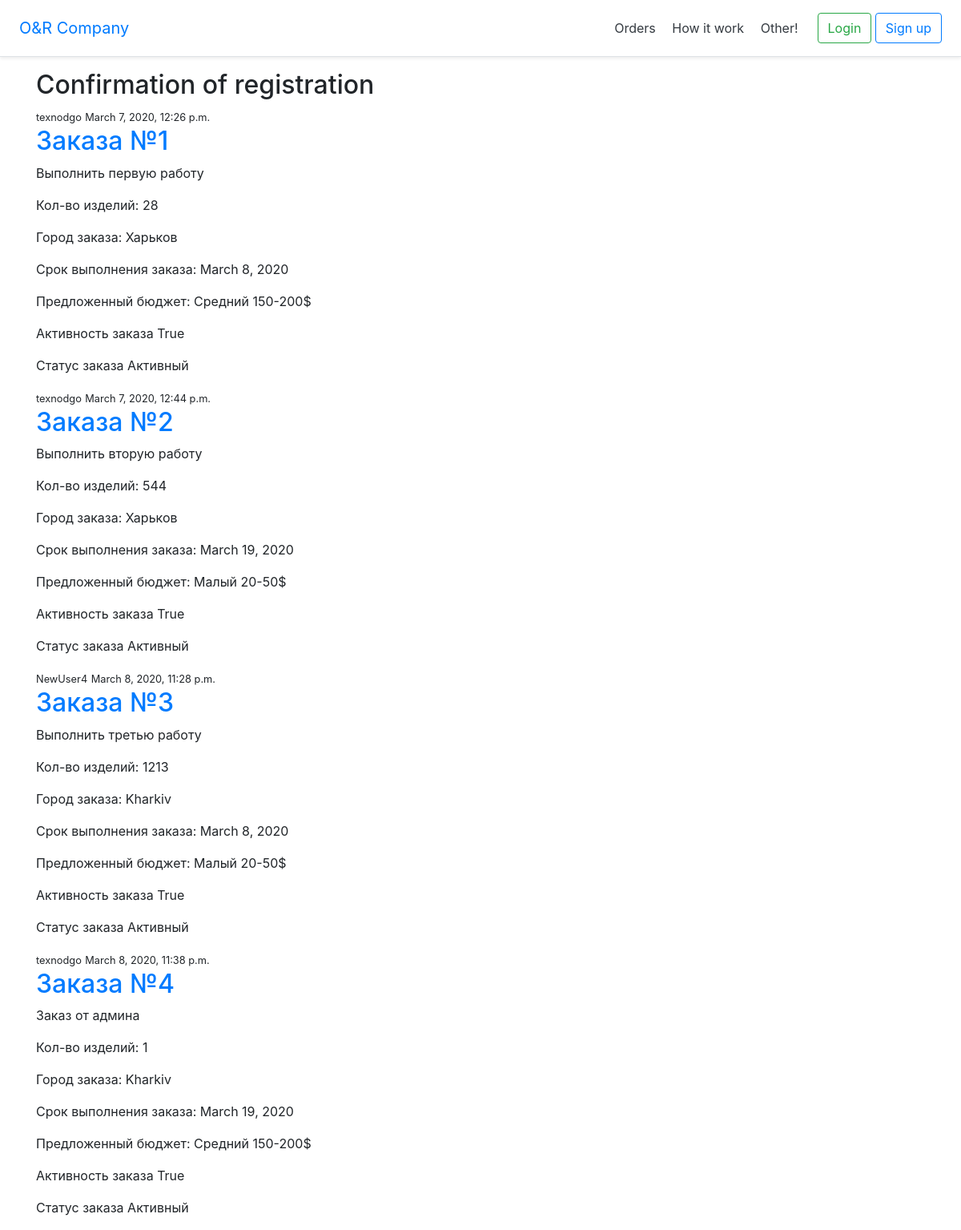
Screenshot of /orders/ with the database file from the repository.
### orders/models.py (models this page shows, shortened)
class Order(models.Model):
    author = models.ForeignKey(User, on_delete=models.PROTECT)  # Автор заказа. Автоматически
    date_create = models.DateTimeField(default=timezone.now)  # Время создания заказа. Автоматически
    title = models.CharField(max_length=100)  # Заголовок заказа
    description = models.TextField()  # Описание заказа
    amount = models.PositiveIntegerField()  # Кол-во изделий
    city = models.CharField(max_length=30)  # Грод заказа
    lead_time = models.DateField()  # Срок выполнения заказа
    proposed_budget = models.CharField(max_length=40)  # Предложеный бюджет
    activity = models.BooleanField()  # Активность заказа
    status = models.CharField(max_length=10)  # Статус заказ

### orders/views.py (the view)
# urls.py: path('orders/', orders_views.orders, name='orders'),
def orders(request):
    all_orders = Order.objects.all()
    context = {
        'all_orders': all_orders
    }
    return render(request, 'orders/all_orders.html', context)

### orders/templates/orders/all_orders.html (shortened to what this page needs)
{% extends "HomePage/base.html" %}
{% load i18n %}
{% block content %}
    <div class="container">
        <h2>{% trans "Confirmation of registration" %}</h2>
    </div>
    {% for order in all_orders %}
        <div class="container">
            <small>{{ order.author }}</small>
            <small>{{ order.date_create }}</small>
            <h2><a href="{{order.id}}">{{ order.title }}</a></h2>
            <p>{{ order.description }}</p>
            <p>{% trans "Кол-во изделий: " %} {{ order.amount }}</p>
            <p>{% trans "Город заказа: "%} {{ order.city }}</p>
            <p>{% trans "Срок выполнения заказа: "%} {{ order.lead_time }}</p>
            <p>{% trans "Предложенный бюджет: " %} {{ order.proposed_budget }}</p>
            <p>{% trans "Активность заказа" %} {{ order.activity }}</p>
            <p>{% trans "Статус заказа" %} {{ order.status }}</p>
        </div>
    {% endfor %}
{% endblock %}

### rows the page displays
Order: author "texnodgo", date_create "March 7, 2020, 12:26 p.m.", title "Заказа №1", description "Выполнить первую работу", amount "28", city "Харьков", lead_time "March 8, 2020", proposed_budget "Средний 150-200$", activity "True", status "Активный"
Order: author "texnodgo", date_create "March 7, 2020, 12:44 p.m.", title "Заказа №2", description "Выполнить вторую работу", amount "544", city "Харьков", lead_time "March 19, 2020", proposed_budget "Малый 20-50$", activity "True", status "Активный"
Order: author "NewUser4", date_create "March 8, 2020, 11:28 p.m.", title "Заказа №3", description "Выполнить третью работу", amount "1213", city "Kharkiv", lead_time "March 8, 2020", proposed_budget "Малый 20-50$", activity "True", status "Активный"
Order: author "texnodgo", date_create "March 8, 2020, 11:38 p.m.", title "Заказа №4", description "Заказ от админа", amount "1", city "Kharkiv", lead_time "March 19, 2020", proposed_budget "Средний 150-200$", activity "True", status "Активный"
